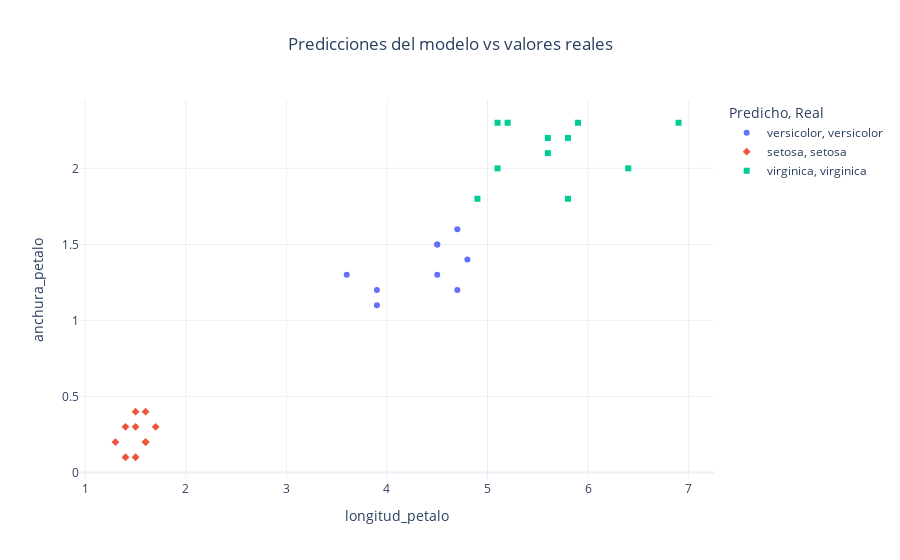

Notebook cell for this chart:
### Code cell
df_resultados = X_test.copy()
df_resultados['Real'] = y_test.values
df_resultados['Predicho'] = y_pred

fig = px.scatter(
    df_resultados,
    x='longitud_petalo',
    y='anchura_petalo',
    color='Predicho',           
    symbol='Real',               
    title='Predicciones del modelo vs valores reales',
    hover_data=['longitud_petalo', 'anchura_petalo']
)

fig.update_layout(template='plotly_white', title_x=0.5)
fig.show()

### Figure 1 — Plotly figure (JSON) as saved in the notebook; plotly's stock layout.template omitted (floating-point values rounded to 4 significant figures)
{"data": [{"hovertemplate": "Predicho=versicolor<br>Real=versicolor<br>longitud_petalo=%{x}<br>anchura_petalo=%{y}<extra></extra>", "legendgroup": "versicolor, versicolor", "marker": {"color": "#636efa", "symbol": "circle"}, "mode": "markers", "name": "versicolor, versicolor", "orientation": "v", "showlegend": true, "type": "scatter", "x": [4.7, 4.5, 4.8, 3.6, 4.5, 3.9, 4.7, 3.9, 4.5], "xaxis": "x", "y": [1.2, 1.5, 1.4, 1.3, 1.5, 1.2, 1.6, 1.1, 1.3], "yaxis": "y"}, {"hovertemplate": "Predicho=setosa<br>Real=setosa<br>longitud_petalo=%{x}<br>anchura_petalo=%{y}<extra></extra>", "legendgroup": "setosa, setosa", "marker": {"color": "#EF553B", "symbol": "diamond"}, "mode": "markers", "name": "setosa, setosa", "orientation": "v", "showlegend": true, "type": "scatter", "x": [1.7, 1.5, 1.4, 1.3, 1.5, 1.5, 1.6, 1.6, 1.4, 1.6], "xaxis": "x", "y": [0.3, 0.4, 0.1, 0.2, 0.1, 0.3, 0.2, 0.4, 0.3, 0.2], "yaxis": "y"}, {"hovertemplate": "Predicho=virginica<br>Real=virginica<br>longitud_petalo=%{x}<br>anchura_petalo=%{y}<extra></extra>", "legendgroup": "virginica, virginica", "marker": {"color": "#00cc96", "symbol": "square"}, "mode": "markers", "name": "virginica, virginica", "orientation": "v", "showlegend": true, "type": "scatter", "x": [6.9, 5.1, 5.1, 5.8, 5.6, 4.9, 5.6, 6.4, 5.2, 5.8, 5.9], "xaxis": "x", "y": [2.3, 2.3, 2.0, 2.2, 2.2, 1.8, 2.1, 2.0, 2.3, 1.8, 2.3], "yaxis": "y"}], "layout": {"legend": {"title": {"text": "Predicho, Real"}, "tracegroupgap": 0}, "title": {"text": "Predicciones del modelo vs valores reales", "x": 0.5}, "xaxis": {"anchor": "y", "domain": [0, 1], "title": {"text": "longitud_petalo"}}, "yaxis": {"anchor": "x", "domain": [0, 1], "title": {"text": "anchura_petalo"}}}}
